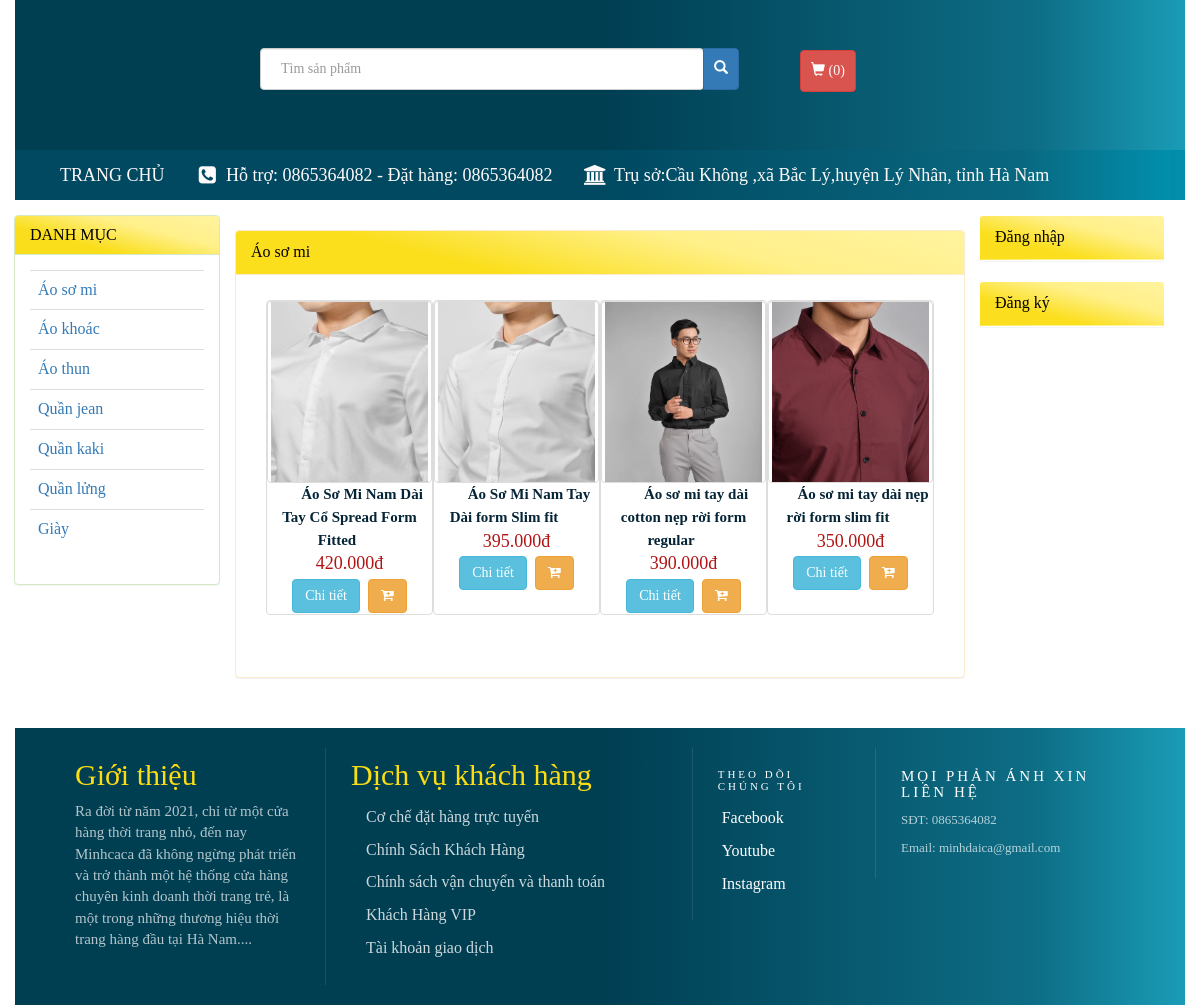
The page /?menu=somi on the database its author committed.
### tables this page shows
CREATE TABLE `menu_doc` (
  `id` int(11) NOT NULL,
  `title` varchar(255) DEFAULT NULL,
  `sub_1` varchar(255) NOT NULL,
  `sub_2` varchar(255) NOT NULL,
  `sub_3` varchar(255) NOT NULL,
  `sub_4` varchar(255) NOT NULL,
  `sub_5` varchar(255) NOT NULL,
  `sub_6` varchar(255) NOT NULL,
  `sub_7` varchar(255) NOT NULL,
  `sub_1_link` varchar(1000) NOT NULL,
  `sub_2_link` varchar(1000) NOT NULL,
  `sub_3_link` varchar(1000) NOT NULL,
  `sub_4_link` varchar(1000) NOT NULL,
  `sub_5_link` varchar(1000) NOT NULL,
  `sub_6_link` varchar(1000) NOT NULL,
  `sub_7_link` varchar(1000) NOT NULL
);

CREATE TABLE `san_pham` (
  `masp` int(11) NOT NULL,
  `tensp` varchar(255) NOT NULL,
  `giasp` int(11) NOT NULL,
  `soluong` int(11) NOT NULL,
  `img` varchar(1000) DEFAULT NULL,
  `img1` varchar(1000) DEFAULT NULL,
  `img2` varchar(1000) DEFAULT NULL,
  `img3` varchar(1000) DEFAULT NULL,
  `loaisp` varchar(255) NOT NULL,
  `noi_bat` varchar(255) DEFAULT NULL,
  `mua_nhieu` int(11) DEFAULT NULL
);

### chuc_nang/san_pham/somi.php (the view, shortened to what this page needs)
<div class="panel panel-warning">
    <div class="panel-heading">Áo sơ mi</div>
    <div class="panel-body">
		<div class="product">
		<?php
			include('connect.php');
			if(isset($_GET['page'])) {
				$page=$_GET['page'];
			}else {
				$page=1;
			}
			$page=$page-1;
			$limit= 8;
			$start= $limit*$page;
		?>
			<div class="col-xs-12 col-sm-12 col-md-12 col-lg-12" id="product">
				<?php
					$sl= "select * from san_pham where loaisp like 'somi' limit ".$start.",".$limit;
					$exec= mysqli_query($connect, $sl);
					while($row= mysqli_fetch_array($exec)){
				?>
				<div class="sp img-thumbnail col-xs-12 col-sm-8 col-md-4 col-lg-3">
					<div class="img img-thumbnail col-xs-12 col-sm-12 col-md-12 col-lg-12">
						<a href="?menu=product_info&masp=<?php echo $row['masp']; ?>"><img src="images/<?php echo $row['img']; ?>" alt=""></a>
					</div>
					<div class="title">
						<a href="?menu=product_info&masp=<?php echo $row['masp']; ?>"><?php echo $row['tensp']; ?></a>
					</div>
					<div class="cost">
						<span><?php echo number_format($row['giasp'],0,",",".")."đ"; ?></span>
					</div>
					<div class="buy">
						<a class="btn btn-info" href="?menu=product_info&masp=<?php echo $row['masp']; ?>">Chi tiết</a>
						<a class="btn btn-warning" href="?menu=addcart&masp=<?php echo $row['masp']; ?>&soluong=1"><b class="fa fa-cart-plus"></b></a>
					</div>
				</div>
				<?php
					}
				?>
			</div>
			<div class="text-center col-xs-12 col-sm-12 col-md-12 col-lg-12">
				<nav>
				</nav>
			</div>
		</div>
	</div>
</div>

### index.php (shortened to what this page needs)
<!DOCTYPE html>
<html>
<head>
	<link rel="stylesheet" href="font-awesome/css/font-awesome.css">
	<link rel="stylesheet" href="bootstrap/css/bootstrap.css">
	<link rel="stylesheet" href="jquery/jRating.jquery.css" type="text/css">
	<link rel="stylesheet" href="css/style.css">
	<link rel="stylesheet" type="text/css" href="css/footer.css">
</head>
<body>
	<div class="container" style="width: 100%;">
		<div class="header col-xs-12 col-sm-12 col-md-12 col-lg-12" style="background-image: linear-gradient(90deg,#003e52 50%,#0d6d85 87%,#1a9cb7 100%);">
				<?php include('header.php'); ?>
		</div>
		<div class="menu col-xs-12 col-sm-12 col-md-12 col-lg-12">
				<?php include('navbar.php'); ?>
		</div>
		<div class="content col-xs-12 col-sm-12 col-md-12 col-lg-12">
			<div class="left col-xs-12 col-sm-12 col-md-2 col-lg-2">
				<?php include('left.php'); ?>
			</div>
			<div class="content col-xs-12 col-sm-12 col-md-8 col-lg-8">
				<?php include('content.php'); ?>
			</div>
			<div class="right col-xs-12 col-sm-12 col-md-2 col-lg-2">
				<?php include('right.php'); ?>
			</div>
		</div>
		<div class="footer col-xs-12 col-sm-12 col-md-12 col-lg-12">
				<?php include('footer.php'); ?>
		</div>
	</div>
</body>
</html>

### header.php (shortened to what this page needs)
<div class="header col-xs-12 col-sm-12 col-md-12 col-lg-12">
	<div class=" col-xs-12 col-sm-12 col-md-4 col-lg-2">
	</div>
	<div class="search col-xs-12 col-sm-8 col-md-6 col-lg-6">
		<form action="?menu=search" action="POST">
			    <div class="col-xs-6 col-md-6" style="width: 100%;">
			      <div class="input-group">
			        <input type="text" class="form-control" style="border-radius: 4px; padding: 20px;" name="search" placeholder="Tìm sản phẩm" id="txtSearch"/>
			        <div class="input-group-btn">
			          <button class="btn btn-primary" style="padding: 10px;" type="submit" name="submit">
			            <span class="glyphicon glyphicon-search"></span>
			          </button>
			        </div>
			    </div>
			  </div>
			</form>
	</div>
	<div class="cart col-xs-12 col-sm-4 col-md-2 col-lg-2">
		<a class="btn btn-danger" style="padding: 10px;" href="?menu=gio_hang"><span class="glyphicon glyphicon-shopping-cart"></span> (<?php if(isset($_SESSION['giohang'])){
				$cart= count($_SESSION['giohang']);
				echo $cart;
			}
		else { $cart=0;
			echo $cart;} ?>)</a>
	</div>
</div>

### navbar.php (shortened to what this page needs)
<nav class="menu navbar-default" role="navigation">
	<div class="container" style="width: auto;">
		<div class="navbar-header fa">
			<a class="navbar-brand" href="index.php">TRANG CHỦ</a>
			<a class="navbar-brand" href="#">
				<span class="fa fa-phone-square fa-fw fa-header_top_1" style="font-size: 20px; position: absolute;">  </span>
				&nbsp;&nbsp;&nbsp;&nbsp;&nbsp;&nbsp;&nbsp;Hỗ trợ: 0865364082 - Đặt hàng: 0865364082
			</a>
			<a class="navbar-brand" href="#">
				<span class="fa fa-university fa-fw fa-header_top_1" style="font-size: 20px; position: absolute;">  </span>
				&nbsp;&nbsp;&nbsp;&nbsp;&nbsp;&nbsp;&nbsp;Trụ sở:Cầu Không ,xã Bắc Lý,huyện Lý Nhân, tỉnh Hà Nam
			</a>
		</div>
	</div>
</nav>

### left.php (shortened to what this page needs)
<div class="row">
    <div class="panel-group" id="accordion">
     <?php
		include('connect.php');
		$sl= "select * from menu_doc";
		$exec= mysqli_query($connect,$sl);
		while($row= mysqli_fetch_array($exec)){
	?>
        <div class="panel panel-success" style="margin-left: -16px;">
            <div class="panel-heading">
                <h4 class="panel-title">
                    <a data-toggle="collapse" style="text-decoration: none;" data-parent="#accordion" href="#collapse<?php echo $num; ?>"><?php echo $row['title'];  ?></a>
                </h4>
            </div>
            <div id="collapse<?php echo $num; ?>" class="panel-collapse">
                <div class="panel-body">
                    <table class="table">
                        <?php
                            if($row['sub_1']!=""){echo "
                                <tr>
                                    <td>
                                        <a href=".$row['sub_1_link'].">".$row['sub_1']."</a>
                                    </td>
                                </tr>";}
                            if($row['sub_2']!=""){echo "
                                <tr>
                                    <td>
                                        <a href=".$row['sub_2_link'].">".$row['sub_2']."</a>
                                    </td>
                                </tr>";}
                            if($row['sub_3']!=""){echo "
                                <tr>
                                    <td>
                                        <a href=".$row['sub_3_link'].">".$row['sub_3']."</a>
                                    </td>
                                </tr>";}
                            if($row['sub_4']!=""){echo "
                                <tr>
                                    <td>
                                        <a href=".$row['sub_4_link'].">".$row['sub_4']."</a>
                                    </td>
                                </tr>";}
                            if($row['sub_5']!=""){echo "
                                <tr>
                                    <td>
                                        <a href=".$row['sub_5_link'].">".$row['sub_5']."</a>
                                    </td>
                                </tr>";}
                            if($row['sub_6']!=""){echo "
                                <tr>
                                    <td>
                                        <a href=".$row['sub_6_link'].">".$row['sub_6']."</a>
                                    </td>
                                </tr>";}
                            if($row['sub_7']!=""){echo "
                                <tr>
                                    <td>
                                        <a href=".$row['sub_7_link'].">".$row['sub_7']."</a>
                                    </td>
                                </tr>";}
                        ?>
                    </table>
                </div>
            </div>
        </div>
    <?php } ?>
    </div>
</div>

### content.php (shortened to what this page needs)
<?php
	if(isset($_GET['menu'])){
		$menu= $_GET['menu'];
		switch($menu){
			case 'somi': include('chuc_nang/san_pham/somi.php'); break;
		}
	}
	else{
		include('slideshow.php');
		include('chuc_nang/san_pham/san_pham.php');
	}
?>

### right.php
<?php
	if(isset($_SESSION['login'])) {
		include('chuc_nang/dang_ky_dang_nhap/user_info.php');
	}else {
		include('chuc_nang/dang_ky_dang_nhap/dang_ky_dang_nhap.php');
	}
?>

### chuc_nang/dang_ky_dang_nhap/dang_ky_dang_nhap.php (shortened to what this page needs)
<div class="panel panel-basic" style="width: 186px; margin-left: -16px;">
    <div class="panel-heading" id="dang_nhap" style="cursor: pointer; " >
      	<span>Đăng nhập</span>
    </div>
</div>
<div class="panel panel-basic" style="width: 186px; margin-left: -16px;">
    <div class="panel-heading" id="dang_ky" style="cursor: pointer; " >
      	<span>Đăng ký</span>
	</div>
</div>

### footer.php
<div class="col-xs-12 col-sm-12 col-md-12 col-lg-12">
			<footer class="footer-bs">
        <div class="row">
        	<div class="col-md-3 footer-brand animated fadeInLeft">
            	<h2>Giới thiệu</h2>
                <p>Ra đời từ năm 2021, chỉ từ một cửa hàng thời trang nhỏ, đến nay Minhcaca đã không ngừng phát triển và trở thành một hệ thống cửa hàng chuyên kinh doanh thời trang trẻ, là một trong những thương hiệu thời trang hàng đầu tại Hà Nam....</p>
            </div>
        	<div class="col-md-4 footer-nav animated fadeInUp">
            	<h2>Dịch vụ khách hàng</h2>
            	<div class="col-md-12">
                    <ul class="list">
                        <li><a href="#">Cơ chế đặt hàng trực tuyến</a></li>
                        <li><a href="#">Chính Sách Khách Hàng</a></li>
                        <li><a href="#">Chính sách vận chuyển và thanh toán</a></li>
                        <li><a href="#">Khách Hàng VIP</a></li>
                        <li><a href="#">Tài khoản giao dịch</a></li>
                    </ul>
                </div>
            </div>
        	<div class="col-md-2 footer-social animated fadeInDown">
            	<h4>Theo dõi chúng tôi</h4>
            	<ul>
                	<li><a href="#">Facebook</a></li>
                	<li><a href="#">Youtube</a></li>
                	<li><a href="#">Instagram</a></li>
                </ul>
            </div>
        	<div class="col-md-3 footer-ns animated fadeInRight">
            	<h4>Mọi phản ánh xin liên hệ</h4>
                <p>SĐT: 0865364082</p>
                <p>Email: minhdaica@gmail.com</p>
            </div>
        </div>
    </footer>
</div>

### css/style.css (style rules this page uses)
body { width: 96%; margin: auto; font-family: tahoma; font-size: 16px; }
body { width: 100%; }
.panel-heading { background-image: linear-gradient(14deg,#fbdd12f2 30%,#fff08a 65%,#fff39e 100%); }
.panel-heading { color:black !important; }
.header { width: 100%; height: 150px; position: relative; }
.header .search { padding-top: 40px; }
.header .cart a { margin-top: 50px; }
.menu { margin: auto; background-color: #337AB7; }
.menu .container .navbar-header a { color: #fffafa; }
.left a { text-decoration: none; }
.content { margin-top: 15px; margin-bottom: 15px; }
.content .sp { height: 280px; padding: 0px; text-align: center; }
.content .sp .img { padding: 0px; height: 182px; }
.content .sp .img img { width: 96%; height: 180px; }
.content .sp .title a { text-decoration: none; font-size: 14px; font-weight: bold; color: #052436; }
.content .sp .cost span { font-size: 18px; color: #B11313; }
.content .sp .buy a { margin: 2px; }
.right { padding-right: 0px; }
.footer { background: #171717; background-color: #003e52; background-image: -webkit-linear-gradient(left,#003e52 50%,#0d6d85 87%,#1a9cb7 100%); background-image: linear-gradient(90deg,#003e52 50%,#0d6d85 87%,#1a9cb7 100%); clear: both; }

### css/footer.css (style rules this page uses)
.footer-brand { color: #fbdd12; }
.fadeInLeft p { font-size: 15px !important; }
.footer-bs .footer-ns p { font-size:13px !important; }
.footer-bs .footer-ns h4 { font-size: 15px !important; }
.fadeInUp h2 { margin: 0px 0px 10px; color: #fbdd12; }
.footer-bs { padding: 20px; color: rgba(255,255,255,1.00); }
.footer-bs .footer-brand, .footer-bs .footer-nav, .footer-bs .footer-social, .footer-bs .footer-ns { padding:10px 25px; }
.footer-bs .footer-nav, .footer-bs .footer-social, .footer-bs .footer-ns { border-color: transparent; }
.footer-bs .footer-brand h2 { margin:0px 0px 10px; }
.footer-bs .footer-brand p { font-size:12px; color:rgba(255,255,255,0.70); }
.footer-bs .footer-nav ul.list { list-style:none; padding:0px; }
.footer-bs .footer-nav ul.list li { padding:5px 0px; }
.footer-bs .footer-nav ul.list a { color:rgba(255,255,255,0.80); }
.footer-bs .footer-social ul { list-style:none; padding:0px; }
.footer-bs .footer-social h4 { font-size: 11px; text-transform: uppercase; letter-spacing: 3px; }
.footer-bs .footer-social li { padding:5px 4px; }
.footer-bs .footer-social a { color:rgba(255,255,255,1.00); }
.footer-bs .footer-ns h4 { font-size: 11px; text-transform: uppercase; letter-spacing: 3px; margin-bottom:10px; }
.footer-bs .footer-ns p { font-size:12px; color:rgba(255,255,255,0.70); }
@media (min-width: 768px) { .footer-bs .footer-nav, .footer-bs .footer-social, .footer-bs .footer-ns { border-left:solid 1px rgba(255,255,255,0.10); } }

### navbar.php (style rules this page uses)
.navbar-header a { -webkit-transition: background 1s; transition: background 1s ; }
.menu { background-image: linear-gradient(90deg, rgb(0, 73, 97) 50%, rgb(9, 104, 128) 87%, rgb(1, 143, 173) 100%); }
.input-group { margin-right: 1em; margin-top: 8px; }

### content.php (style rules this page uses)
.content .sp .title a { text-decoration: none; font-size: 15px; font-weight: bold; color: #052436; margin: 25px; }
.content .sp { height: 315px; margin-top: 10px; }

### rows shown on the page
menu_doc: title "DANH MỤC", sub_1 "Áo sơ mi", sub_2 "Áo khoác", sub_3 "Áo thun", sub_4 "Quần jean", sub_5 "Quần kaki", sub_6 "Quần lửng", sub_7 "Giày"
san_pham: img (picture), tensp "Áo Sơ Mi Nam Dài Tay Cổ Spread Form Fitted", giasp "420.000"
san_pham: img (picture), tensp "Áo Sơ Mi Nam Tay Dài form Slim fit", giasp "395.000"
san_pham: img (picture), tensp "Áo sơ mi tay dài cotton nẹp rời form regular", giasp "390.000"
san_pham: img (picture), tensp "Áo sơ mi tay dài nẹp rời form slim fit", giasp "350.000"

### other values the page prints
$cart "0"
